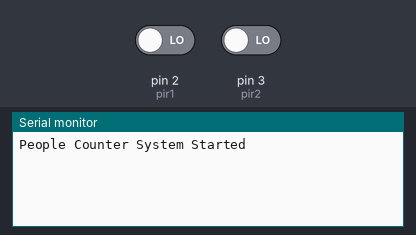
The sketch below on a simulated Arduino Uno, built with avr-gcc and run on an emulated ATmega328P. Shown: the last lines printed to the serial monitor. Inputs (shaded band) come from the test bench; at power-on: pin 2 (pir1) LOW, pin 3 (pir2) LOW.

Above: at 1.2 s.
1.3 s: pin 2 (pir1) driven HIGH and pin 3 (pir2) driven HIGH
At 1.7 s:
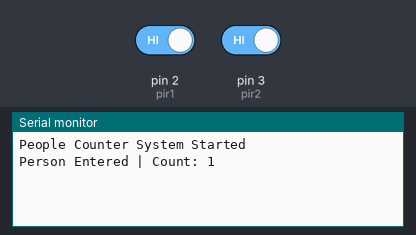
At 2.2 s:
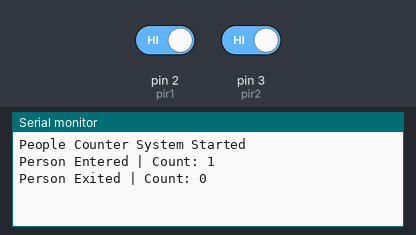

Measured:
- after the input at 1.3 s, the serial monitor: prints a new line at once (image 1)

The sketch:

Task_3_Code.ino
```cpp
// ------------------ Pins ------------------
const int pir1 = 2;  // PIR sensor 1
const int pir2 = 3;  // PIR sensor 2

// ------------------ Variables ------------------
int peopleCount = 0;
bool pir1State = false;
bool pir2State = false;

void setup() {
  pinMode(pir1, INPUT);
  pinMode(pir2, INPUT);
  Serial.begin(9600);
  Serial.println("People Counter System Started");
}

void loop() {
  int pir1Val = digitalRead(pir1);
  int pir2Val = digitalRead(pir2);

  // Detect entry (PIR1 then PIR2)
  if (pir1Val == HIGH && !pir1State) {
    pir1State = true;
  }
  if (pir1State && pir2Val == HIGH) {
    peopleCount++;
    Serial.print("Person Entered | Count: ");
    Serial.println(peopleCount);
    delay(500); // debounce
    pir1State = false;
  }

  // Detect exit (PIR2 then PIR1)
  if (pir2Val == HIGH && !pir2State) {
    pir2State = true;
  }
  if (pir2State && pir1Val == HIGH) {
    if (peopleCount > 0) peopleCount--;
    Serial.print("Person Exited | Count: ");
    Serial.println(peopleCount);
    delay(500); // debounce
    pir2State = false;
  }
}
```
